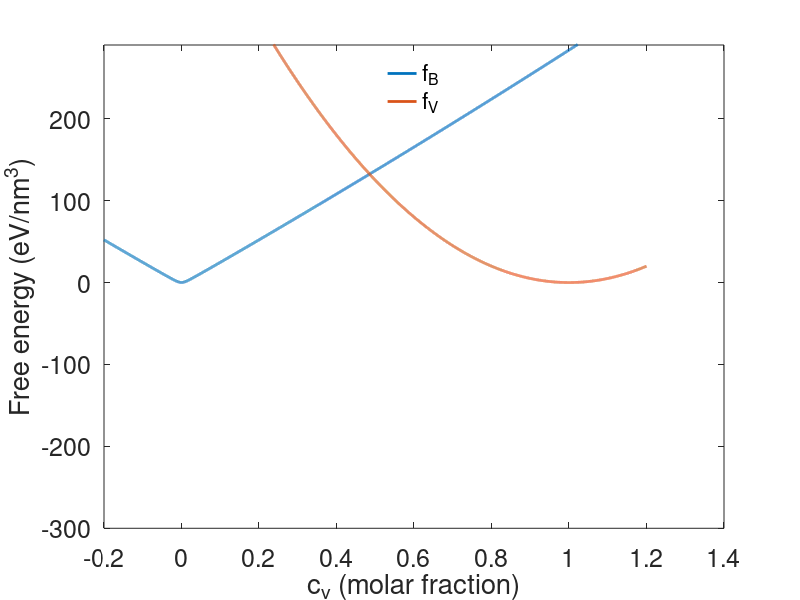

Reproduce this figure in MATLAB.
clear;
close all;

Ef = 1.6; %eV
Va = 0.005586; %atoms per nm^3
kb = 8.6173303e-5; 
T = 300; %K
length_scale = 1e-9;
time_scale = 1e-3;

% A = 2.3529/0.011635;
A = 1000;

cv = -0.2:0.0001:1.2;

fbulk = Ef/Va*cv + kb*T/Va*(cv.*log(cv) + (1-cv).*log(1-cv));
eps = 0.01;
fbulk_fit = 270.5*(sqrt(cv.^2 + eps^2) - eps) + 32/2*cv.*cv;
fbulk_para = A/2*(cv-0).^2;
fd_para = A/2*(cv-0.05).^2;
tol = 1e-3;
plog = log(tol) + (cv - tol)/tol - ((cv - tol).^2)/(2*tol*tol) + ((cv-tol).^3)/(3*tol*tol*tol);
fbulk_plog = Ef/Va*cv + kb*T/Va*(cv.*plog + (1-cv).*plog);
fvoid = A/2*(cv-1.0).^2;
fvoid_fit = 270.5*(sqrt((cv-1).^2 + eps^2) - eps) + 32/2*(cv-1).*(cv-1);
% plot(cv,fbulk, cv,fvoid,'linewidth',2)
% plot(cv,fbulk_fit, cv,fvoid,'linewidth',2)
% plot(cv,fbulk, cv,fbulk_fit,'linewidth',2)
% plot(cv,fbulk_para,'linewidth',2)
plot(cv,fbulk_fit,'linewidth',2)
hold on;
% plot(cv,fd_para, 'linewidth',2);
plot(cv,fvoid, 'linewidth',2);
ylim([-300,290]);
% xlim([0,1]);
set(gca,'fontsize',18)
xlabel('c_v (molar fraction)')
ylabel('Free energy (eV/nm^3)')
% legend('f_B','f_{d}','f_{V}','location','north')
legend('f_B','f_{V}','location','north')
legend boxoff

%Mobility
eVpJ=6.24150934e+18; %eV/J
Na = 6.02214076e23;%1/mol
Q = 240200; %J/mol
D0 = 1.39; %cm^2/s 

QeV = Q*eVpJ/Na;
D0 = D0*(1e-2/length_scale)^2*time_scale; %nm^2/s

D = D0*exp(-(QeV-Ef)/(kb*T));
cv_av = 1e-5;
M = cv_av*D/(kb*T)/Va;

%Surface energy
delta = 0.6928; %nm
gamma_f = [2.4 2.0]; %Surface energy J/m^2
gamma_T = [300 910+273.15]; %Corresponding temps
gamma_p = polyfit(gamma_T,gamma_f,1);
gamma = polyval(gamma_p,T);
gamma = gamma*eVpJ*length_scale^2; %eV/length_scale^2

kappa = 3*sqrt(2)*gamma*delta;
w = 3*sqrt(2)*gamma/delta;
Mint = D/gamma
L = Mint/(3*sqrt(2)*delta);

